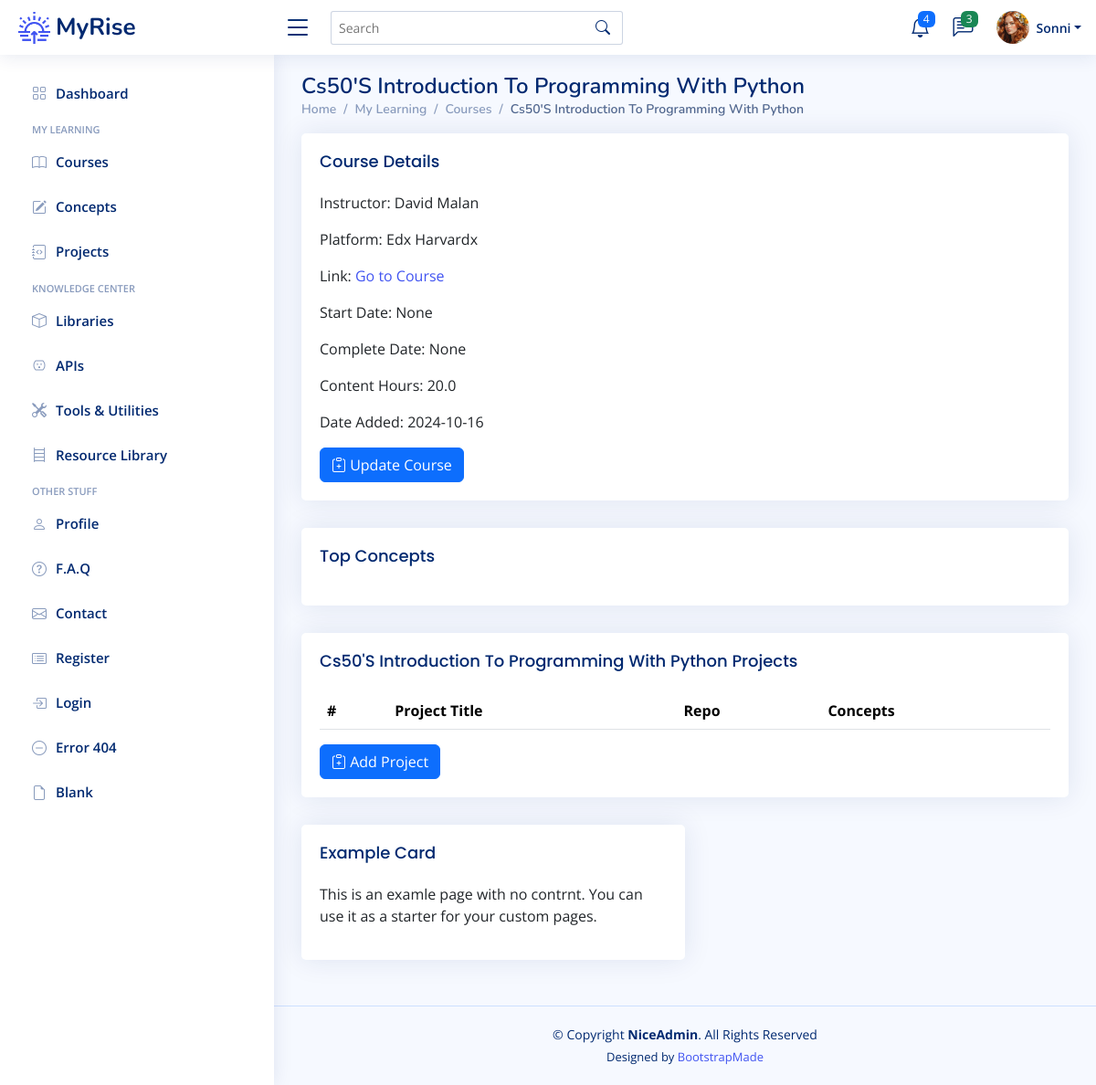
The app's page /courses/2 (signed in), older data.
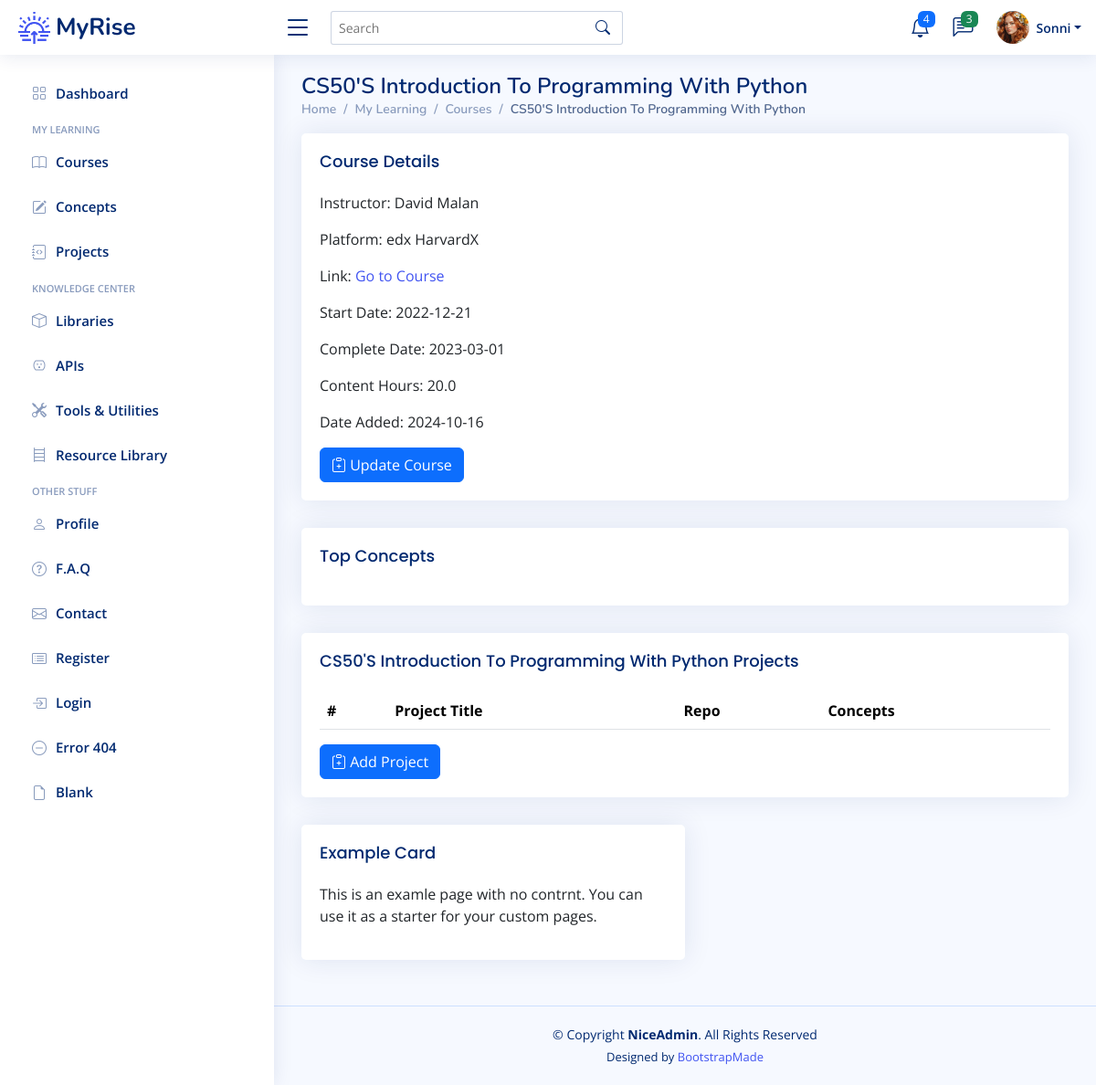
The same page, newer data.
### app/models.py (models this page shows)
class Course(db.Model):
    __tablename__ = "courses"
    id: Mapped[int] = mapped_column(Integer, primary_key=True)
    title: Mapped[str] = mapped_column(String(100), unique=True)
    platform: Mapped[str] = mapped_column(String(100))
    url: Mapped[str] = mapped_column(String(250), nullable=True)
    instructor: Mapped[str] = mapped_column(String(100))
    start: Mapped[datetime.date] = mapped_column(Date, nullable=True)
    complete: Mapped[datetime.date] = mapped_column(Date, nullable=True)
    content_hours: Mapped[float] = mapped_column(nullable=True)
    has_cert: Mapped[bool] = mapped_column(Boolean)
    date_added: Mapped[datetime.date] = mapped_column(Date, nullable=False)
    projects: Mapped[List["Project"]] = relationship(back_populates="course")
    user_id: Mapped[int] = mapped_column(Integer, ForeignKey(User.id), index=True)
    user: Mapped["User"] = relationship(back_populates="courses")

### app/routes.py (the view)
@app.route('/courses/<int:num>')
@login_required
def course_detail(num):
    target_course = db.get_or_404(Course, num)
    all_projects = db.session.execute(db.select(Project).filter_by(course_id=num)).scalars().all()
    course_concepts = {}
    for proj in all_projects:
        for concept in proj.concepts:
            if concept.concept_term in course_concepts:
                course_concepts[concept.concept_term] += 1
            else:
                course_concepts[concept.concept_term] = 1
    sorted_concepts = dict(
        sorted(course_concepts.items(), key=lambda item: item[1], reverse=True))
    return render_template('course-detail.html', course=target_course, all_projects=all_projects, top_concepts=sorted_concepts)

### app/models.py (called while the page is built)
@login_manager.user_loader
def load_user(user_id):
    return db.get_or_404(User, user_id)

### app/templates/course-detail.html (shortened to what this page needs)
{% extends 'base.html' %}
{% from 'bootstrap5/form.html' import render_form %}
{% block content %}
	<main id="main" class="main">
    <div class="pagetitle">
      <h1>{{ course.title }}</h1>
      <nav>
        <ol class="breadcrumb">
          <li class="breadcrumb-item"><a href="index.html">Home</a></li>
          <li class="breadcrumb-item">My Learning</li>
          <li class="breadcrumb-item">Courses</li>
		  <li class="breadcrumb-item active">{{ course.title }}</li>
        </ol>
      </nav>
    </div>
		<div class="card">
            <div class="card-body">
              <h5 class="card-title">Course Details</h5>
					<p>Instructor: {{ course.instructor }}</p>
					<p>Platform: {{ course.platform }}</p>
					<p>Link: <a href="{{ course.url }}" target="_blank">Go to Course</a></p>
					<p>Start Date: {{ course.start }}</p>
					<p>Complete Date: {{ course.complete }}</p>
					<p>Content Hours: {{ course.content_hours }}</p>
					<p>Date Added: {{ course.date_added }}</p>
				<a href="{{ url_for('update_course', num=course.id) }}">
		  <button type="button" class="btn btn-primary"><i class="bi bi-clipboard-plus"></i> Update Course</button>
			</a>
              </div>
		  </div>
	<div class="card">
            <div class="card-body">
              <h5 class="card-title">Top Concepts</h5>
            </div>
          </div>
	 <div class="card">
		<div class="card-body">
		  <h5 class="card-title">{{ course.title }} Projects</h5>
		  <table class="table table-hover">
			<thead>
			  <tr>
			    <th scope="col">#</th>
				<th scope="col">Project Title</th>
				<th scope="col">Repo</th>
				<th scope="col">Concepts</th>
			  </tr>
			</thead>
		  </table>
			<a href="{{ url_for('add_new_project', course_id=course.id) }}">
		  <button type="button" class="btn btn-primary"><i class="bi bi-clipboard-plus"></i> Add Project</button>
			</a>
		</div>
	 </div>
    <section class="section">
        <div class="col-lg-6">
          <div class="card">
            <div class="card-body">
              <h5 class="card-title">Example Card</h5>
              <p>This is an examle page with no contrnt. You can use it as a starter for your custom pages.</p>
            </div>
          </div>
        </div>
    </section>
	</main>
{% endblock %}

Row changes from the older to the newer data that the page shows:
changed Course "David Malan": title "Cs50'S Introduction To Programming With Python" → "CS50'S Introduction To Programming With Python"; platform "Edx Harvardx" → "edx HarvardX"; start "None" → "2022-12-21"; complete "None" → "2023-03-01"
